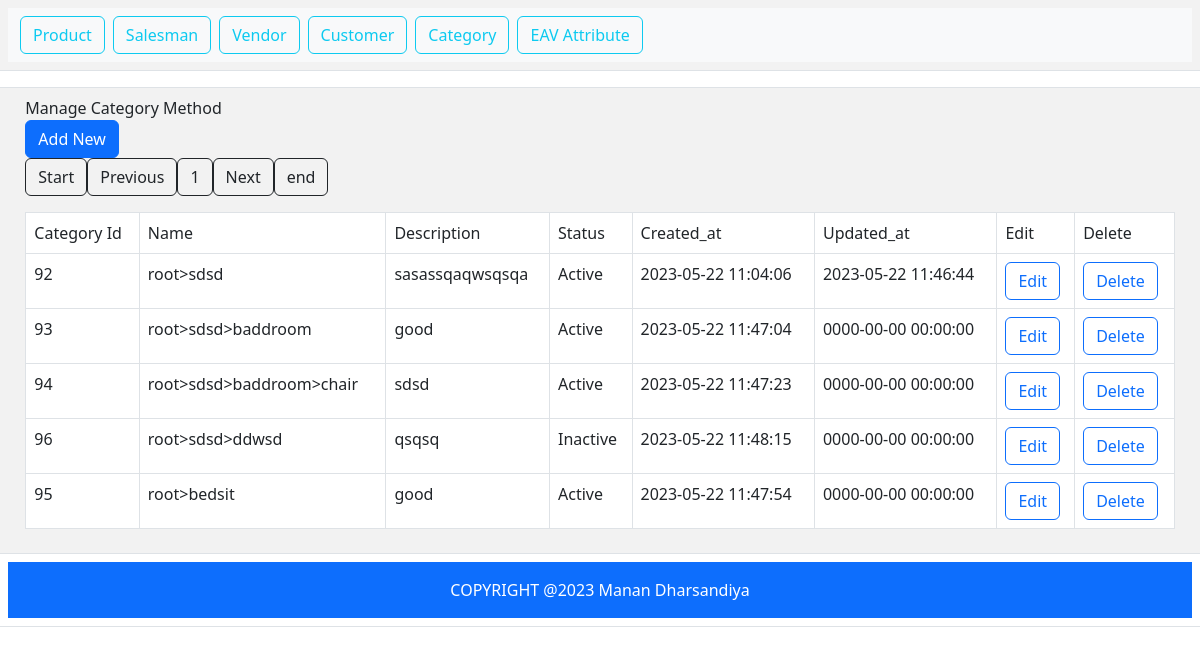
The app's page /index.php?c=category&a=grid with its own data.
### tables this page shows
CREATE TABLE `category` (
  `category_id` int(11) NOT NULL,
  `parent_id` int(11) NOT NULL,
  `path` varchar(100) DEFAULT NULL,
  `name` varchar(255) NOT NULL,
  `description` varchar(50) NOT NULL,
  `status` tinyint(4) NOT NULL,
  `created_at` datetime NOT NULL,
  `updated_at` datetime DEFAULT NULL
);

### Block/Core/Template.php (called while the page is built, shortened)
<?php
class Block_Core_Template extends Model_Core_View
{
	protected $children = [];
	protected $pager = null;
	public function setPager($pager)
	{
		$this->pager = $pager;
		return $this;
	}
	public function getPager()
	{
		if ($this->pager) {
			return $this->pager;
		}
		$pager = new Model_Core_Pagination();
		return $pager;
	}
	public function getChildren()
	{
		return $this->children;
	}
	public function addChild($key,$value)
	{
		$this->children[$key] = $value;
		return $this;
	}
}

### Model/Core/View.php (called while the page is built, shortened)
<?php
class Model_Core_View
{
	protected $template = null;
	public function setTemplate($template)
	{
		$this->template = $template;
		return $this;
	}
	public function getTemplate()
	{
		return $this->template;
	}
	public function render()
	{
		require "View".DS.$this->getTemplate();
	}
	public function getUrl($action = null,$controller = null,$params = [],$reset = false)
	{
		return Ccc::getModel('Core_Url')->getUrl($action,$controller,$params,$reset);
	}
}

### Controller/Category.php (called while the page is built, shortened)
<?php
class Controller_Category extends Controller_Core_Action
{
	public function gridAction()
	{
		try {
			$layout = $this->getLayout();
			$grid = $layout->createBlock('Category_Grid');
			$layout->getChild('content')->addChild('grid',$grid);
			$layout->render();
		} catch (Exception $e) {
			$this->getMessage()->addMessage('Category not showed.',Model_Core_Message :: FAILURE);
		}
	}
}

### index.php (called while the page is built, shortened)
<?php
class Ccc
{
	public static function init()
	{
		$front = new Controller_Core_Front();
		$front->init();
	}
	public static function getModel($className)
	{
		return new $className;
	}
}
Ccc::init();
?>

### Block/Core/Grid.php (called while the page is built, shortened)
<?php
class Block_Core_Grid extends Block_Core_Template
{
	protected $_title = null;
	protected $_columns = [];
	protected $_actions = [];
	protected $_buttons = [];
	public function __construct()
	{
		$this->setTemplate('core/grid.phtml')->getCollection();
	}
	public function getColumns()
	{
		return $this->_columns;
	}
	public function addColumn($key,$value)
	{
		$this->_columns[$key] = $value;
		return $this;
	}
	public function getActions()
	{
		return $this->_actions;
	}
	public function addAction($key,$value)
	{
		$this->_actions[$key] = $value;
	}
	public function getEditUrl($row,$key)
	{
		return $this->getUrl($key,null,array('id' =>  $row->getId()),true);
	}
	public function getDeleteUrl($row,$key)
	{
		return $this->getUrl($key,null,array('id' =>  $row->getId()),true);
	}
	public function getColumnValue($row,$key)
	{
		if ($key == 'status') {
			return $row->getStatusText($key);
		}
		if ($key == 'path') {
			return $row->getPathCategories($row->getId());
		}
		return $row->$key;
	}
	public function getButtons()
	{
		return $this->_buttons;
	}
	public function addButton($key,$value)
	{
		$this->_buttons[$key] = $value;
		return $this;
	}
	public function setTitle($title)
	{
		$this->_title = $title;
		return $this;
	}
	public function getTitle()
	{
		return $this->_title;
	}
}

### Model/Core/Adapter.php (called while the page is built, shortened)
<?php
class Model_Core_Adapter
{
	public $config = [
		'host' => 'localhost',
		'username' => 'root',
		'password' => '',
		'dbname' => 'newmvc-manan_dharsandiya',
	];
	protected $connect = null;
	public function connect()
	{
		if ($this->connect != null) {
			return $this->connect;
		}
		else{
			$connect = mysqli_connect(
				$this->config['host'],
				$this->config['username'],
				$this->config['password'],
				$this->config['dbname']
			);
			$this->connect = $connect;
			return $connect;
		}
	}
	public function fetchAll($query)
	{
		$connect = $this->connect();
		$result = mysqli_query($connect,$query);
		return $result->fetch_all(MYSQLI_ASSOC);
	}
	public function fetchOne($query)
	{
		$connect = $this->connect();
		$result = mysqli_query($connect,$query);
		$row = $result->fetch_array();
		if ($row) {
		return (array_key_exists(0, $row)) ? $row[0] : null;
		}
	}
	public function fetchPairs($query)
	{
		$connect = $this->connect();
		$result = mysqli_query($connect,$query);
		$data = $result->fetch_all();
		$column1 = array_column($data,'0');
		$column2 = array_column($data,'1');
		return array_combine($column1,$column2);
	}
}
?>

### Block/Category/Grid.php (called while the page is built, shortened)
<?php
class Block_Category_Grid extends Block_Core_Grid
{
	public function __construct()
	{
		parent::__construct();
	}
	public function getCollection()
	{
		$query = "SELECT count('category_id') FROM `category`";
		$totalRecord = Ccc::getModel('Core_Adapter')->fetchOne($query);
		$currentPage = Ccc::getModel('Core_Request')->getParams('p');
		$pager = Ccc::getModel('Core_Pagination');
		$pager->setCurrentPage($currentPage)->setTotalRecords($totalRecord);
		$pager->calculate();
		$category = Ccc::getModel('Category');
		$query = "SELECT * FROM `{$category->getResource()->getResourceName()}` WHERE `parent_id` > 0 ORDER BY `path` ASC LIMIT {$pager->getStartLimit()},{$pager->getRecordPerPage()};";
		$categories = $category->fetchAll($query);
		return $categories;
	}
}
?>

### Model/Core/Request.php (called while the page is built, shortened)
<?php
class Model_Core_Request
{
	public function getParams($key = null,$value = null)
	{
		if ($key == null) {
			return $_GET;
		}
		if (array_key_exists($key,$_GET)) {
			return $_GET[$key];
		}
		return $value;
	}
	public function getControllerName()
	{
		return $this->getParams('c', 'product');
	}
}

### Model/Core/Pagination.php (called while the page is built, shortened)
<?php
class Model_Core_Pagination
{
    protected $totalRecords = 0;
    protected $currentPage = 0;
    protected $recordPerPage = 5;
    protected $numberOfPages = 0;
    protected $start = 1;
    protected $previous = 0;
    protected $next = 0;
    protected $end = 0;
    protected $startLimit = 0;
    public function setCurrentPage()
    {
        $this->currentPage = (int)Ccc::getModel('Core_Request')->getParams("p",1);
        return $this;
    }
    public function getCurrentPage()
    {
        return $this->currentPage;
    }
    public function setTotalRecords($totalRecords)
    {
        $this->totalRecords = $totalRecords;
        return $this;
    }
    public function getTotalRecords()
    {
        return $this->totalRecords;
    }
    public function getRecordPerPage()
    {
        return $this->recordPerPage;
    }
    public function setNumberOfPages($numberOfPages)
    {
        $this->numberOfPages = $numberOfPages;
        return $this;
    }
    public function getNumberOfPages()
    {
        return $this->numberOfPages;
    }
    public function calculate()
    {
        $numberOfPages = ceil($this->getTotalRecords()/$this->recordPerPage);
    }
    public function getStart()
    {
        return $this->start;
    }
    public function setStart($start)
    {
        $this->start = $start;
        return $this;
    }
    public function getPrevious()
    {
        return $this->previous;
    }
    public function setPrevious($previous)
    {
        $this->previous = $previous;
        return $this;
    }
    public function getNext()
    {
        return $this->next;
    }
    public function setNext($next)
    {
        $this->next = $next;
        return $this;
    }
    public function getEnd()
    {
        return $this->end;
    }
    public function setEnd($end)
    {
        $this->end = $end;
        return $this;
    }
    public function getStartLimit()
    {
        return $this->startLimit;
    }
    public function setStartLimit($startLimit)
    {
        $this->startLimit = $startLimit;
        return $this;
    }
}

### Model/Core/Table.php (called while the page is built, shortened)
<?php
class Model_Core_Table
{
	protected $data = [];
	protected $resource = null;
	protected $collection = null;
	public function getId()
	{
		$primaryKey = $this->getResource()->getPrimaryKey();
		return (int)$this->$primaryKey;
	}
	public function setResourceClass($resourceClass)
	{
		return $this;
	}
	public function setCollectionClass($collectionClass)
	{
		return $this;
	}
	public function setResource($resource)
	{
		$this->resource = $resource;
		return $this;
	}
	public function getResource()
	{
		if ($this->resource) {
			return $this->resource;
		}
		$resource = new ($this->resourceClass)();
		return $resource;
	}
	public function setCollection($collection)
	{
		$this->collection = $collection;
		return $this;
	}
	public function getCollection()
	{
		if ($this->collection) {
			return $this->collection;
		}
		$collection = new ($this->collectionClass)();
		return $collection;
	}
	public function __get($key)
	{
		if (array_key_exists($key, $this->data)) {
			return $this->data[$key];
		}
		return null;
	}
	public function setData(array $data)
	{
		$this->data =array_merge($this->data,$data) ;
		return $this;
	}
	public function fetchAll($query)
	{
		$result = $this->getResource()->fetchAll($query);
		$collection = $this->getCollection()->setData($result);
		return $collection;
	}
}

### Model/Core/Table/Resource.php (called while the page is built, shortened)
<?php
class Model_Core_Table_Resource{
	protected $resourceName = null;
	protected $primaryKey  = null;
	protected $adapter = null;
	public function setResourceName($resourceName)
	{
		$this->resourceName = $resourceName;
		return $this;
	}
	public function getResourceName()
	{
		return $this->resourceName;
	}
	public function setPrimaryKey($primaryKey)
	{
		$this->primaryKey = $primaryKey;
		return $this;
	}
	public function getPrimaryKey()
	{
		return $this->primaryKey;
	}
	protected function setAdapter($adapter)
	{
		$this->adapter = $adapter;
		return $this;
	}
	public function getAdapter()
	{
		if ($this->adapter) {
			return $this->adapter;
		}
		$adapter = new Model_Core_Adapter();
		return $adapter;
	}
	public function fetchAll($query)
	{
		$result = $this->getAdapter()->fetchAll($query);
		return $result;
	}
}
?>

### Model/Core/Table/Collection.php (called while the page is built, shortened)
<?php
class Model_Core_Table_Collection
{
	public function setData(array $data)
	{
		return $this;
	}
}

### Model/Category.php (called while the page is built, shortened)
<?php
class Model_Category extends Model_Core_Table
{
	public function getStatusText($status)
	{
		$statuses = $this->getResource()->getStatusOptions();
		if (array_key_exists($this->status,$statuses)) {
			return $statuses[$this->status];
		}
		return $statuses[Model_Category_Resource::STATUS_DEFAULT];
	}
	public function prePathCategories()
	{
		$category = Ccc::getModel('Category');
		$query = "SELECT `category_id`, `name` FROM `{$category->getResource()->getResourceName()}` ORDER BY `path` ASC";
		$categories = $category->getResource()->getAdapter()->fetchPairs($query);
		$sql = "SELECT `category_id`, `path` FROM `{$category->getResource()->getResourceName()}` ORDER BY `path` ASC";
		$pathCategory = $category->getResource()->getAdapter()->fetchPairs($sql);
		foreach ($pathCategory as $category_id => $path) {
			$string = explode('=', $path);
			$final = [];
			foreach ($string as $key => $category_id) {
				$final[$key] = $categories[$category_id];
			}
			$categoriesName[$category_id] = implode('>', $final);
		}
		return $categoriesName;
	}
	public function getPathCategories($category_id)
	{
		return $this->prePathCategories()[$category_id];
	}
}

### Block/Core/Layout.php (called while the page is built, shortened)
<?php
class Block_Core_Layout extends Block_Core_Template
{
	public function createBlock($block)
	{
		$block = new $blockClassName;
		$block->setLayout($this);
		return $block;
	}
}

### Model/Category/Resource.php (called while the page is built, shortened)
<?php
class Model_Category_Resource extends Model_Core_Table_Resource
{
	public function getStatusOptions()
	{
	  return [self::STATUS_ACTIVE => self::STATUS_ACTIVE_LBL,
	          self::STATUS_INACTIVE => self::STATUS_INACTIVE_LBL
	  ];
	}
}

### Model/Core/Url.php (called while the page is built)
<?php
class Model_Core_Url
{
	public function getUrl($action = null,$controller = null,$params = [], $reset  = false)
	{
	   $request = new Model_Core_Request();
	   $final = $request->getParams();
	   if ($reset) {
	   	$final = [];
	   }
	   if ($controller) {
	   		$final['c'] = $controller;
	   }
	   else{
	   		$final['c'] =$request->getControllerName();
	   }
	   if ($action) {
	   	   $final['a'] = $action;
	   }
	   else{
	   	   $final['a'] = $request->getActionName();
	   }
	   if ($params) {
	   	   $final = array_merge($final,$params);
	   }
	   $queryString = http_build_query($final);
	   $requestUri = trim($_SERVER['REQUEST_URI'],$_SERVER['QUERY_STRING']);
	   $url = $_SERVER['REQUEST_SCHEME'].'://'. $_SERVER['HTTP_HOST'].$requestUri.$queryString;
	   return $url;
	}
}

### View/core/grid.phtml (the view)
<?php $rows = $this->getCollection(); ?>
<?php require_once 'View/html/header.phtml';?>
<div class="title9">
	<div>
		<?php echo $this->getTitle();?>
	</div>
	<div>
		<?php foreach ($this->getButtons() as $key => $button): ?>
		<a type="button" class="btn btn-primary" href="<?php echo $button['url'];?>"><?php echo $button['title']?></a>
		<?php endforeach;?>
	</div>
</div>
<table class="table table-bordered">
	<tr>
		<?php foreach ($this->getColumns() as $key => $column): ?>
		<td><?php echo $column['title'];?></td>
		<?php endforeach;?>
		<?php foreach ($this->getActions() as $key => $action): ?>
		<td><?php echo $action['title'];?></td>
		<?php endforeach;?>
	</tr>
	<?php if (!$rows):?>
	<tr>
		<td>No records available.</td>
	</tr>
	<?php else:?>
	<?php foreach ($rows->getData() as $row): ?>
	 <tr>
		<?php foreach ($this->getColumns() as $key => $column): ?>
	 	<td> <?php echo $this->getColumnValue($row,$key); ?></td>
		<?php endforeach;?>
		<?php foreach ($this->getActions() as $key => $action): ?>
	 	<td><a class="btn btn-outline-primary" href="<?php $method = $action['method']; echo $this->$method($row,$key);?>"><?php echo $action['title']?></td>
		<?php endforeach;?>
	 </tr>
	<?php endforeach ?>
	<?php endif;?>
	<nav aria-label="Page navigation example">
		<ul class="pagination">
			<li class="page-item"><a class="btn btn-outline-dark" <?php if ($this->getPager()->getStart() == 0) {
				echo "style='pointer-events:none'"; }?>
			 	href="<?php echo $this->getUrl('grid',null,['p' => $this->getPager()->getStart()]) ?>">Start</a></li>
			<li class="page-item"><a class="btn btn-outline-dark" <?php if ($this->getPager()->getPrevious() == 0) {
	      		echo "style='pointer-events:none'"; } ?>
	      		href="<?php echo $this->getUrl('grid',null,['p' => $this->getPager()->getprevious()]) ?>">Previous</a></li>
			<li class="page-item"><a class="btn btn-outline-dark" href="<?php echo $this->getUrl('grid',null,['p' => $this->getPager()->getcurrentPage()]) ?>"><?php echo $this->getPager()->getCurrentPage() ?></a></li>
			<li class="page-item"><a class="btn btn-outline-dark" <?php if ($this->getPager()->getNext() == 0) {
	      		echo "style='pointer-events:none'"; } ?>
	       		href="<?php echo $this->getUrl('grid',null,['p' => $this->getPager()->getnext()]) ?>">Next</a></li>
			<li class="page-item"><a class="btn btn-outline-dark" <?php if ($this->getPager()->getEnd() == 0) {
	      		echo "style='pointer-events:none'"; } ?>
	       		href="<?php echo $this->getUrl('grid',null,['p' => $this->getPager()->getend()]) ?>">end</a></li>
		</ul>
	</nav>
</table>

### View/html/content.phtml
<?php
$children = $this->getChildren();
foreach ($children as $key => $child) {
	$child->render();
}
?>

### records on screen
category: category_id "92", description "sasassqaqwsqsqa", status "Active", created_at "2023-05-22 11:04:06", updated_at "2023-05-22 11:46:44"
category: category_id "93", description "good", status "Active", created_at "2023-05-22 11:47:04", updated_at "0000-00-00 00:00:00"
category: category_id "94", description "sdsd", status "Active", created_at "2023-05-22 11:47:23", updated_at "0000-00-00 00:00:00"
category: category_id "96", description "qsqsq", status "Inactive", created_at "2023-05-22 11:48:15", updated_at "0000-00-00 00:00:00"
category: category_id "95", description "good", status "Active", created_at "2023-05-22 11:47:54", updated_at "0000-00-00 00:00:00"

### other values on screen
$button['title'] "Add New"
$column['title'] "Category Id"
$column['title'] "Name"
$column['title'] "Description"
$column['title'] "Status"
$column['title'] "Created_at"
$column['title'] "Updated_at"
$action['title'] "Edit"
$action['title'] "Delete"
$this->getColumnValue($row,$key) "root>sdsd"
$this->getColumnValue($row,$key) "root>sdsd>baddroom"
$this->getColumnValue($row,$key) "root>sdsd>baddroom>chair"
$this->getColumnValue($row,$key) "root>sdsd>ddwsd"
$this->getColumnValue($row,$key) "root>bedsit"
